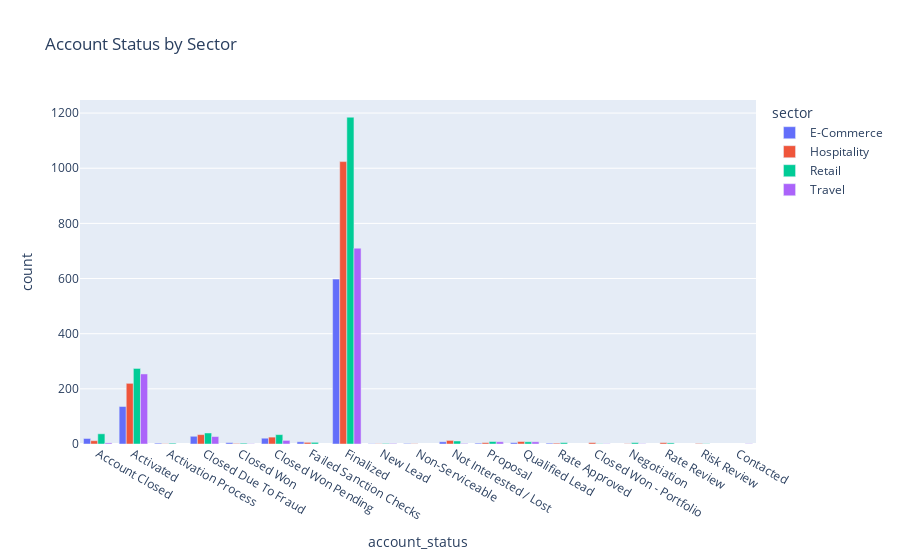

Write notebook code for a chart like this one.
### Markdown cell above
# 8. Account Status by Sector

### Code cell
status_sector = df_clean.groupby(['sector', 'account_status']).size().reset_index(name='count')
px.bar(status_sector, x='account_status', y='count', color='sector',
       barmode='group', title="Account Status by Sector")

### Figure 1 — Plotly figure (JSON) as saved in the notebook; plotly's stock layout.template omitted (floating-point values rounded to 4 significant figures)
{"data": [{"alignmentgroup": "True", "hovertemplate": "sector=E-Commerce<br>account_status=%{x}<br>count=%{y}<extra></extra>", "legendgroup": "E-Commerce", "marker": {"color": "#636efa", "pattern": {"shape": ""}}, "name": "E-Commerce", "offsetgroup": "E-Commerce", "orientation": "v", "showlegend": true, "textposition": "auto", "type": "bar", "x": ["Account Closed", "Activated", "Activation Process", "Closed Due To Fraud", "Closed Won", "Closed Won Pending", "Failed Sanction Checks", "Finalized", "New Lead", "Non-Serviceable", "Not Interested / Lost", "Proposal", "Qualified Lead", "Rate Approved"], "xaxis": "x", "y": [20, 136, 3, 28, 5, 21, 8, 598, 1, 2, 8, 3, 5, 3], "yaxis": "y"}, {"alignmentgroup": "True", "hovertemplate": "sector=Hospitality<br>account_status=%{x}<br>count=%{y}<extra></extra>", "legendgroup": "Hospitality", "marker": {"color": "#EF553B", "pattern": {"shape": ""}}, "name": "Hospitality", "offsetgroup": "Hospitality", "orientation": "v", "showlegend": true, "textposition": "auto", "type": "bar", "x": ["Account Closed", "Activated", "Activation Process", "Closed Due To Fraud", "Closed Won", "Closed Won - Portfolio", "Closed Won Pending", "Failed Sanction Checks", "Finalized", "Negotiation", "New Lead", "Non-Serviceable", "Not Interested / Lost", "Proposal", "Qualified Lead", "Rate Approved", "Rate Review", "Risk Review"], "xaxis": "x", "y": [12, 220, 1, 34, 2, 5, 25, 6, 1024, 1, 1, 1, 13, 5, 9, 3, 5, 2], "yaxis": "y"}, {"alignmentgroup": "True", "hovertemplate": "sector=Retail<br>account_status=%{x}<br>count=%{y}<extra></extra>", "legendgroup": "Retail", "marker": {"color": "#00cc96", "pattern": {"shape": ""}}, "name": "Retail", "offsetgroup": "Retail", "orientation": "v", "showlegend": true, "textposition": "auto", "type": "bar", "x": ["Account Closed", "Activated", "Activation Process", "Closed Due To Fraud", "Closed Won", "Closed Won - Portfolio", "Closed Won Pending", "Failed Sanction Checks", "Finalized", "Negotiation", "New Lead", "Not Interested / Lost", "Proposal", "Qualified Lead", "Rate Approved", "Rate Review", "Risk Review"], "xaxis": "x", "y": [37, 274, 3, 40, 3, 1, 34, 6, 1185, 5, 2, 11, 9, 8, 5, 4, 1], "yaxis": "y"}, {"alignmentgroup": "True", "hovertemplate": "sector=Travel<br>account_status=%{x}<br>count=%{y}<extra></extra>", "legendgroup": "Travel", "marker": {"color": "#ab63fa", "pattern": {"shape": ""}}, "name": "Travel", "offsetgroup": "Travel", "orientation": "v", "showlegend": true, "textposition": "auto", "type": "bar", "x": ["Account Closed", "Activated", "Closed Due To Fraud", "Closed Won", "Closed Won - Portfolio", "Closed Won Pending", "Contacted", "Finalized", "Negotiation", "New Lead", "Not Interested / Lost", "Proposal", "Qualified Lead"], "xaxis": "x", "y": [4, 254, 27, 1, 1, 13, 1, 710, 1, 2, 2, 8, 8], "yaxis": "y"}], "layout": {"barmode": "group", "legend": {"title": {"text": "sector"}, "tracegroupgap": 0}, "title": {"text": "Account Status by Sector"}, "xaxis": {"anchor": "y", "domain": [0, 1], "title": {"text": "account_status"}}, "yaxis": {"anchor": "x", "domain": [0, 1], "title": {"text": "count"}}}}
